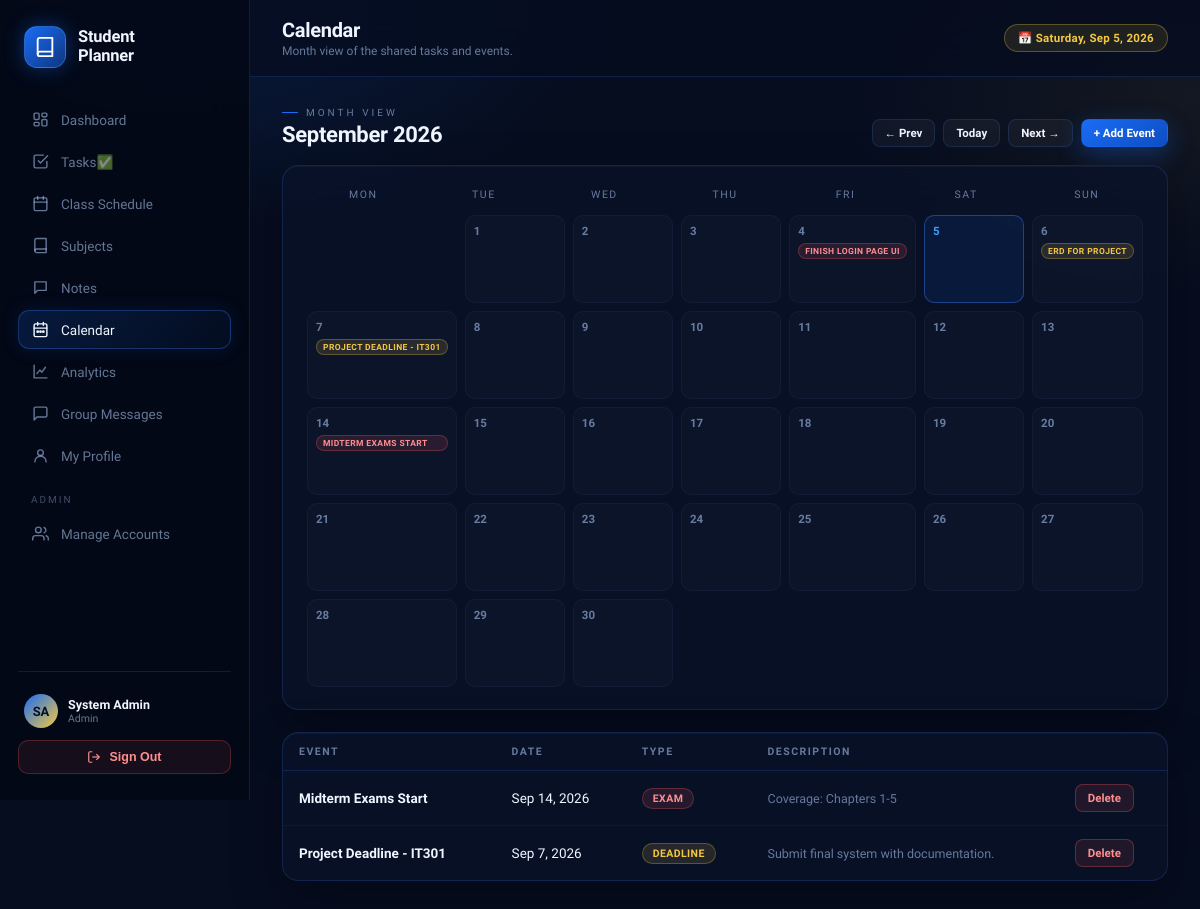
Page /calendar.php (signed in) on the committed database.
### tables this page shows
CREATE TABLE IF NOT EXISTS `tasks` (
  `id`           INT UNSIGNED AUTO_INCREMENT PRIMARY KEY,
  `user_id`      INT UNSIGNED NOT NULL,
  `subject_id`   INT UNSIGNED NULL,
  `title`        VARCHAR(200) NOT NULL,
  `description`  TEXT NULL,
  `due_date`     DATE NULL,
  `due_time`     TIME NULL,
  `priority`     ENUM('low','medium','high') NOT NULL DEFAULT 'medium',
  `status`       ENUM('pending','in_progress','completed') NOT NULL DEFAULT 'pending',
  `created_at`   DATETIME NOT NULL DEFAULT CURRENT_TIMESTAMP,
  `completed_at` DATETIME NULL,
  FOREIGN KEY (`user_id`)    REFERENCES `login_accounts`(`id`) ON DELETE CASCADE,
  FOREIGN KEY (`subject_id`) REFERENCES `subjects`(`id`) ON DELETE SET NULL
);

CREATE TABLE IF NOT EXISTS `events` (
  `id`          INT UNSIGNED AUTO_INCREMENT PRIMARY KEY,
  `user_id`     INT UNSIGNED NOT NULL,
  `title`       VARCHAR(150) NOT NULL,
  `event_date`  DATE NOT NULL,
  `event_type`  ENUM('exam','deadline','holiday','activity','other') NOT NULL DEFAULT 'other',
  `description` TEXT NULL,
  `created_at`  DATETIME NOT NULL DEFAULT CURRENT_TIMESTAMP,
  FOREIGN KEY (`user_id`) REFERENCES `login_accounts`(`id`) ON DELETE CASCADE
);

### calendar.php (the view, shortened to what this page needs)
<?php
require_once __DIR__ . '/core/auth.php';
$month = isset($_GET['m']) ? max(1,min(12,intval($_GET['m']))) : intval(date('n'));
$year  = isset($_GET['y']) ? intval($_GET['y']) : intval(date('Y'));
$first = mktime(0,0,0,$month,1,$year);
$daysInMonth = date('t', $first);
$startWeekday = date('N', $first);
$monthLabel = date('F Y', $first);
$prevM = $month - 1; $prevY = $year; if ($prevM < 1) { $prevM = 12; $prevY--; }
$nextM = $month + 1; $nextY = $year; if ($nextM > 12) { $nextM = 1; $nextY++; }
$monthStart = date('Y-m-01', $first);
$monthEnd   = date('Y-m-t', $first);
$byDay = [];
$tasksRes = mysqli_query($conn, "SELECT id, title, due_date AS d, 'task' AS kind, priority AS meta FROM tasks WHERE due_date BETWEEN '$monthStart' AND '$monthEnd' AND status != 'completed'");
while ($r = mysqli_fetch_assoc($tasksRes)) { $byDay[$r['d']][] = $r; }
$eventsRes = mysqli_query($conn, "SELECT id, title, event_date AS d, 'event' AS kind, event_type AS meta FROM events WHERE event_date BETWEEN '$monthStart' AND '$monthEnd'");
while ($r = mysqli_fetch_assoc($eventsRes)) { $byDay[$r['d']][] = $r; }
$allEventsList = mysqli_query($conn, "SELECT * FROM events ORDER BY event_date DESC LIMIT 30");
$pageTitle = "Calendar";
$pageSub   = $canManage ? "Month view of the shared tasks and events." : "Month view set by your admin/faculty. View only.";
$activeNav = "calendar";
include __DIR__ . '/core/layout_head.php';
?>
<div class="section-head">
  <div>
    <div class="section-eyebrow">Month View</div>
    <div class="section-title"><?php echo $monthLabel; ?></div>
  </div>
  <div class="flex gap-8">
    <a class="btn btn-ghost btn-sm" href="?m=<?php echo $prevM; ?>&y=<?php echo $prevY; ?>">← Prev</a>
    <a class="btn btn-ghost btn-sm" href="?m=<?php echo date('n'); ?>&y=<?php echo date('Y'); ?>">Today</a>
    <a class="btn btn-ghost btn-sm" href="?m=<?php echo $nextM; ?>&y=<?php echo $nextY; ?>">Next →</a>
    <?php if ($canManage): ?>
    <button class="btn btn-primary btn-sm" onclick="openModal('addEventModal')">+ Add Event</button>
    <?php endif; ?>
  </div>
</div>
<div class="card card-pad" style="margin-bottom:22px">
  <div style="display:grid;grid-template-columns:repeat(7,1fr);gap:8px;margin-bottom:8px">
    <?php foreach (['Mon','Tue','Wed','Thu','Fri','Sat','Sun'] as $d): ?>
      <div style="text-align:center;font-size:10.5px;letter-spacing:1.5px;color:var(--muted);text-transform:uppercase;padding-bottom:6px"><?php echo $d; ?></div>
    <?php endforeach; ?>
  </div>
  <div style="display:grid;grid-template-columns:repeat(7,1fr);gap:8px">
    <?php for ($i=1; $i<$startWeekday; $i++): ?>
      <div></div>
    <?php endfor; ?>
    <?php for ($day=1; $day<=$daysInMonth; $day++):
      $dateStr = sprintf('%04d-%02d-%02d', $year, $month, $day);
      $isToday = $dateStr === date('Y-m-d');
      $items = $byDay[$dateStr] ?? [];
    ?>
      <div style="min-height:88px;border-radius:10px;padding:8px;background:<?php echo $isToday?'rgba(26,108,245,.1)':'rgba(255,255,255,.02)'; ?>;border:1px solid <?php echo $isToday?'rgba(60,130,255,.4)':'rgba(90,120,190,.08)'; ?>">
        <div style="font-size:11.5px;font-weight:<?php echo $isToday?'800':'600'; ?>;color:<?php echo $isToday?'var(--glow2)':'var(--muted)'; ?>;margin-bottom:5px"><?php echo $day; ?></div>
        <?php foreach (array_slice($items,0,3) as $it):
          $cls = $it['kind']==='task' ? 'badge pri-'.$it['meta'] : 'badge type-'.$it['meta'];
        ?>
          <div class="<?php echo $cls; ?>" style="display:block;margin-bottom:3px;font-size:8.5px;padding:2px 6px;overflow:hidden;text-overflow:ellipsis;white-space:nowrap" title="<?php echo h($it['title']); ?>"><?php echo h($it['title']); ?></div>
        <?php endforeach; ?>
      </div>
    <?php endfor; ?>
  </div>
</div>
<div class="card">
  <div class="table-wrap">
  <table>
    <thead><tr><th>Event</th><th>Date</th><th>Type</th><th>Description</th><?php if ($canManage): ?><th></th><?php endif; ?></tr></thead>
    <tbody>
    <?php if (mysqli_num_rows($allEventsList) === 0): ?>
      <tr><td colspan="<?php echo $canManage ? 5 : 4; ?>"><div class="empty-state"><div class="empty-title">No events yet</div><div class="empty-sub">Add exams, deadlines, or important dates.</div></div></td></tr>
    <?php else: while ($e = mysqli_fetch_assoc($allEventsList)): ?>
      <tr>
        <td style="font-weight:600"><?php echo h($e['title']); ?></td>
        <td><?php echo date('M j, Y', strtotime($e['event_date'])); ?></td>
        <td><span class="badge type-<?php echo $e['event_type']; ?>"><?php echo h($e['event_type']); ?></span></td>
        <td style="color:var(--muted);font-size:12.5px"><?php echo h($e['description']); ?></td>
        <?php if ($canManage): ?>
        <td>
          <form method="POST" onsubmit="return confirm('Delete this event?');">
            <button type="submit" class="btn btn-danger btn-sm">Delete</button>
          </form>
        </td>
        <?php endif; ?>
      </tr>
    <?php endwhile; endif; ?>
    </tbody>
  </table>
  </div>
</div>
<?php include __DIR__ . '/core/layout_foot.php'; ?>

### core/layout_head.php (shortened to what this page needs)
<?php
$pageTitle  = $pageTitle  ?? 'Dashboard';
$pageSub    = $pageSub    ?? '';
$activeNav  = $activeNav  ?? '';
function navClass($key, $active){ return 'sb-link' . ($key === $active ? ' active' : ''); }
?>
<!DOCTYPE html>
<html lang="en">
<head>
<link rel="stylesheet" href="assets/css/style.css">
</head>
<body>
<div class="app">
  <aside class="sidebar" id="sidebar">
    <div class="sb-brand">
      <div class="sb-brand-ring">
        <svg viewBox="0 0 24 24"><path d="M4 19.5A2.5 2.5 0 0 1 6.5 17H20"/><path d="M6.5 2H20v20H6.5A2.5 2.5 0 0 1 4 19.5v-15A2.5 2.5 0 0 1 6.5 2z"/></svg>
      </div>
      <div>
        <div class="sb-brand-name">Student<br>Planner</div>
      </div>
    </div>
    <nav class="sb-nav">
      <a href="index.php" class="<?php echo navClass('dashboard',$activeNav); ?>">
        <svg viewBox="0 0 24 24"><rect x="3" y="3" width="7" height="9" rx="1.5"/><rect x="14" y="3" width="7" height="5" rx="1.5"/><rect x="14" y="12" width="7" height="9" rx="1.5"/><rect x="3" y="16" width="7" height="5" rx="1.5"/></svg>
        Dashboard
      </a>
      <a href="tasks.php" class="<?php echo navClass('tasks',$activeNav); ?>">
        <svg viewBox="0 0 24 24"><path d="M9 11l3 3L22 4"/><path d="M21 12v7a2 2 0 0 1-2 2H5a2 2 0 0 1-2-2V5a2 2 0 0 1 2-2h11"/></svg>
        Tasks✅
      </a>
      <a href="schedule.php" class="<?php echo navClass('schedule',$activeNav); ?>">
        <svg viewBox="0 0 24 24"><rect x="3" y="4" width="18" height="18" rx="2"/><path d="M16 2v4M8 2v4M3 10h18"/></svg>
        Class Schedule
      </a>
      <a href="subjects.php" class="<?php echo navClass('subjects',$activeNav); ?>">
        <svg viewBox="0 0 24 24"><path d="M4 19.5A2.5 2.5 0 0 1 6.5 17H20"/><path d="M6.5 2H20v20H6.5A2.5 2.5 0 0 1 4 19.5v-15A2.5 2.5 0 0 1 6.5 2z"/></svg>
        Subjects
      </a>
      <a href="notes.php" class="<?php echo navClass('notes',$activeNav); ?>">
        <svg viewBox="0 0 24 24"><path d="M4 4h16v12H8l-4 4V4z"/></svg>
        Notes
      </a>
      <a href="calendar.php" class="<?php echo navClass('calendar',$activeNav); ?>">
        <svg viewBox="0 0 24 24"><rect x="3" y="4" width="18" height="18" rx="2"/><path d="M16 2v4M8 2v4M3 10h18"/><circle cx="8" cy="15" r="1"/><circle cx="12" cy="15" r="1"/><circle cx="16" cy="15" r="1"/></svg>
        Calendar
      </a>
      <a href="analytics.php" class="<?php echo navClass('analytics',$activeNav); ?>">
        <svg viewBox="0 0 24 24"><path d="M3 3v18h18"/><path d="M7 15l4-5 3 3 5-7"/></svg>
        Analytics
      </a>
      <a href="messages.php" class="<?php echo navClass('chat',$activeNav); ?>">
        <svg viewBox="0 0 24 24"><path d="M21 15a2 2 0 0 1-2 2H7l-4 4V5a2 2 0 0 1 2-2h14a2 2 0 0 1 2 2z"/></svg>
        Group Messages
      </a>
      <a href="profile.php" class="<?php echo navClass('profile',$activeNav); ?>">
        <svg viewBox="0 0 24 24"><circle cx="12" cy="8" r="4"/><path d="M4 21c0-4.4 3.6-8 8-8s8 3.6 8 8"/></svg>
        My Profile
      </a>
      <?php if ($isAdmin): ?>
      <div class="sb-section-label">Admin</div>
      <a href="accounts.php" class="<?php echo navClass('accounts',$activeNav); ?>">
        <svg viewBox="0 0 24 24"><circle cx="9" cy="7" r="4"/><path d="M1 21v-2a4 4 0 0 1 4-4h8a4 4 0 0 1 4 4v2"/><path d="M17 3.5a4 4 0 0 1 0 7.5M23 21v-2a4 4 0 0 0-3-3.9"/></svg>
        Manage Accounts
      </a>
      <?php endif; ?>
    </nav>
    <div class="sb-foot">
      <a href="profile.php" class="sb-user-link">
        <div class="sb-user">
          <?php echo renderAvatar($user['name'], $user['avatar_path'] ?? null, 'sb-user-av'); ?>
          <div>
            <div class="sb-user-name"><?php echo h($user['name']); ?></div>
            <div class="sb-user-role"><?php echo h($user['role']); ?></div>
          </div>
        </div>
      </a>
      <form method="POST" action="logout.php">
        <button type="submit" class="sb-logout">
          <svg width="14" height="14" viewBox="0 0 24 24" fill="none" stroke="currentColor" stroke-width="2"><path d="M9 21H5a2 2 0 0 1-2-2V5a2 2 0 0 1 2-2h4"/><polyline points="16 17 21 12 16 7"/><line x1="21" y1="12" x2="9" y2="12"/></svg>
          Sign Out
        </button>
      </form>
    </div>
  </aside>
  <div class="main">
    <div class="topbar">
      <div class="flex items-center gap-10">
        <div>
          <div class="tb-title"><?php echo h($pageTitle); ?></div>
          <?php if ($pageSub): ?><div class="tb-sub"><?php echo h($pageSub); ?></div><?php endif; ?>
        </div>
      </div>
      <div class="tb-right">
        <span class="pill gold">📅 <?php echo date('l, M j, Y'); ?></span>
      </div>
    </div>
    <div class="content">

### core/auth.php (shortened to what this page needs)
<?php
require_once __DIR__ . '/../db.php';
$user    = $_SESSION['sp_user'];
$userId  = intval($user['id']);
mysqli_query($conn, "UPDATE login_accounts SET last_seen = NOW(), is_online = 1 WHERE id = $userId");
mysqli_query($conn, "UPDATE login_accounts SET is_online = 0 WHERE last_seen < DATE_SUB(NOW(), INTERVAL 3 MINUTE)");
$chk = mysqli_fetch_assoc(mysqli_query($conn, "SELECT id, is_approved, name, role, avatar_path FROM login_accounts WHERE id=$userId"));
$user = $_SESSION['sp_user'];
$isAdmin = ($user['role'] === 'admin');
$canManage = $isAdmin || ($user['role'] === 'faculty');
function renderAvatar($name, $avatarPath, $class = ''){
    return '<div class="' . h($class) . '">' . h(initials($name)) . '</div>';
}
function initials($name){
    $parts = preg_split('/\s+/', trim($name));
    $ini = '';
    foreach (array_slice($parts,0,2) as $p) { if ($p !== '') $ini .= mb_strtoupper(mb_substr($p,0,1)); }
    return $ini ?: 'S';
}
function h($v){ return htmlspecialchars($v ?? '', ENT_QUOTES, 'UTF-8'); }

### rows in the picture
tasks: title "FINISH LOGIN PAGE UI"
tasks: title "ERD FOR PROJECT"
events: title "PROJECT DEADLINE - IT301", title "Project Deadline - IT301", event_date "Sep 7, 2026", event_type "DEADLINE", description "Submit final system with documentation."
events: title "MIDTERM EXAMS START", title "Midterm Exams Start", event_date "Sep 14, 2026", event_type "EXAM", description "Coverage: Chapters 1-5"

### other values in the picture
initials($name) "SA"
$user['name'] "System Admin"
$user['role'] "Admin"
$pageTitle "Calendar"
$pageSub "Month view of the shared tasks and events."
$monthLabel "September 2026"
$d "MON"
$d "TUE"
$d "WED"
$d "THU"
$d "FRI"
$d "SAT"
$d "SUN"
